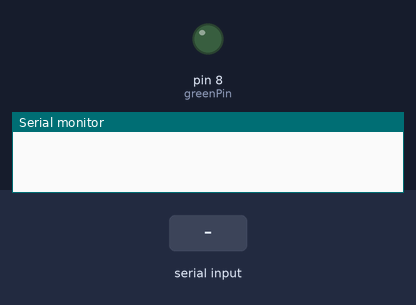
The sketch below on a simulated Arduino Uno, built with avr-gcc and run on an emulated ATmega328P. Shown: output pins drawn as LEDs (lit = HIGH), the last lines printed to the serial monitor. The test bench sets the inputs (shaded band).

Above: at 1.2 s.
1.3 s: "BLINK" received over Serial
At 3.5 s:
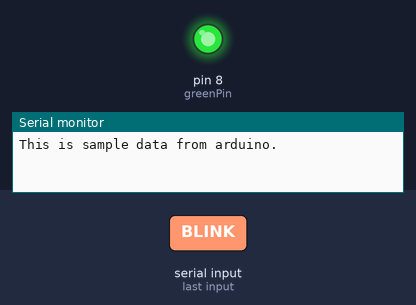
4.0 s: "OFF" received over Serial
At 5.3 s:
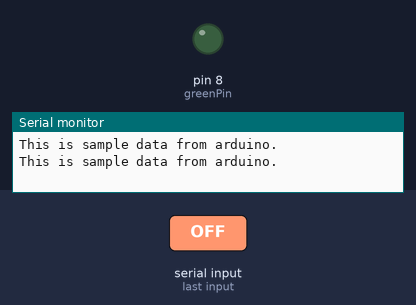
6.5 s: "ON" received over Serial
At 8.4 s:
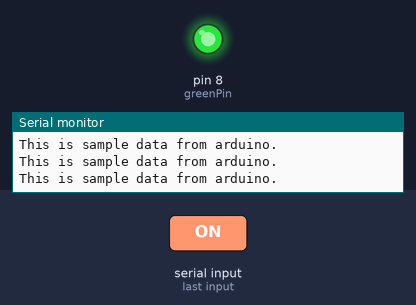
Timing chart, 0 to 9.9 s (numbered marks = the images above; inputs shaded):
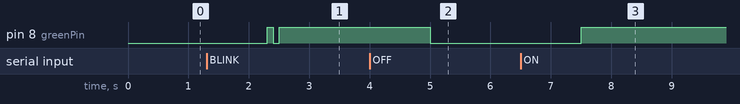

The sketch:

MyFirstSketch.ino
```cpp
int redPin = 7;
int greenPin = 8;

void setup() {
  Serial.begin(9600);
  pinMode(greenPin, OUTPUT);
}

void loop() {

  if(Serial.available() > 0){

    Serial.println("This is sample data from arduino.");

    String sq = Serial.readString();

    if(sq == "ON"){
      digitalWrite(greenPin, HIGH);
    }
    else if(sq == "OFF"){
      digitalWrite(greenPin, LOW);
    }
    else if(sq == "BLINK"){
      digitalWrite(greenPin, HIGH);
      delay(100);
      digitalWrite(greenPin, LOW);
      delay(100);
      digitalWrite(greenPin, HIGH);
      delay(100);

    }
    else{
      for(int i = 0; i < 5; i++){
        digitalWrite(redPin, HIGH);
        delay(250);
        digitalWrite(redPin, LOW);
        delay(250);
      }
    }
  }


} 
```

Measured:
- after the input at 1.3 s, pin 8 (greenPin): LOW → HIGH after 1.0 s, → LOW 0.10 s later, → HIGH 0.10 s later
- after the input at 4.0 s, pin 8 (greenPin): HIGH → LOW after 1.0 s
- after the input at 6.5 s, pin 8 (greenPin): LOW → HIGH after 1.0 s
